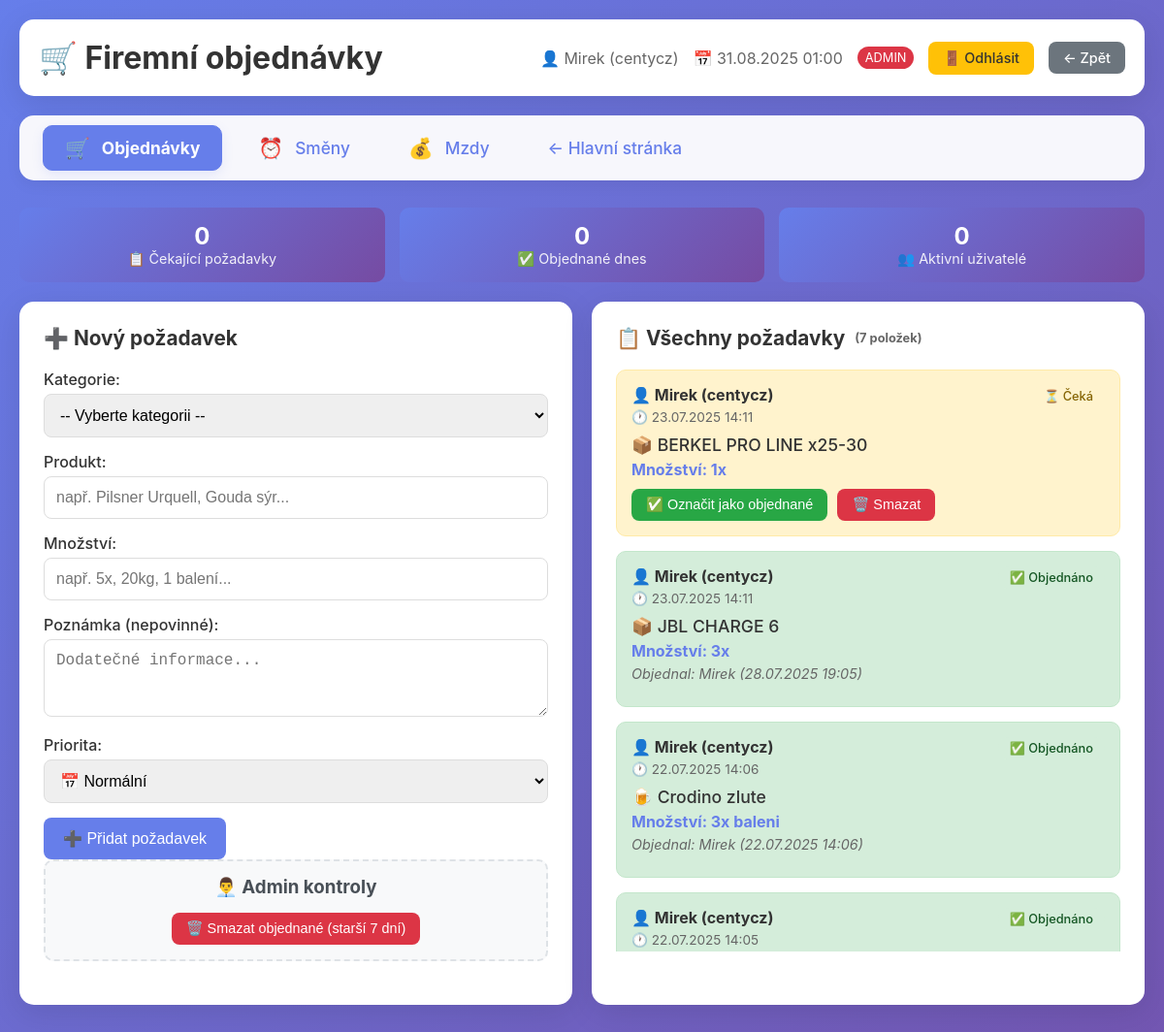
The page /pizza/orders_system.php (signed in) on the database its author committed.
### tables this page shows
CREATE TABLE `order_requests` (
  `id` int(11) NOT NULL,
  `user_id` int(11) NOT NULL,
  `category_id` int(11) DEFAULT NULL,
  `product` varchar(200) NOT NULL,
  `quantity` varchar(100) NOT NULL,
  `note` text DEFAULT NULL,
  `priority` enum('low','normal','urgent') DEFAULT 'normal',
  `status` enum('pending','ordered','cancelled') DEFAULT 'pending',
  `created_at` timestamp NULL DEFAULT current_timestamp(),
  `ordered_at` timestamp NULL DEFAULT NULL,
  `ordered_by` int(11) DEFAULT NULL
);

CREATE TABLE `order_users` (
  `id` int(11) NOT NULL,
  `username` varchar(50) NOT NULL,
  `password_hash` varchar(255) NOT NULL,
  `full_name` varchar(100) DEFAULT NULL,
  `is_admin` tinyint(1) DEFAULT 0,
  `created_at` timestamp NULL DEFAULT current_timestamp(),
  `user_role` enum('admin','ragazzi','user') DEFAULT 'user',
  `is_active` tinyint(1) DEFAULT 1,
  `email` varchar(255) DEFAULT NULL
);

CREATE TABLE `order_categories` (
  `id` int(11) NOT NULL,
  `name` varchar(50) NOT NULL,
  `icon` varchar(10) DEFAULT NULL,
  `color` varchar(7) DEFAULT NULL
);

### pizza/orders_system.php (the view, shortened to what this page needs)
<?php
try {
    $pdo = new PDO('mysql:host=127.0.0.1;dbname=pizza_orders;charset=utf8mb4', 'pizza_user', 'pizza');
    $pdo->setAttribute(PDO::ATTR_ERRMODE, PDO::ERRMODE_EXCEPTION);
} catch(PDOException $e) {
    die("Chyba připojení: " . $e->getMessage());
}
$current_user = $_SESSION['order_user'];
$current_user_id = $_SESSION['order_user_id'];
$current_full_name = $_SESSION['order_full_name'];
$is_admin = $_SESSION['is_admin'] ?? false;
$requests_query = "
    SELECT
        r.*,
        u.username,
        u.full_name,
        c.name as category_name,
        c.icon as category_icon,
        c.color as category_color,
        ordered_user.username as ordered_by_username,
        ordered_user.full_name as ordered_by_full_name
    FROM order_requests r
    JOIN order_users u ON r.user_id = u.id
    LEFT JOIN order_categories c ON r.category_id = c.id
    LEFT JOIN order_users ordered_user ON r.ordered_by = ordered_user.id
    ORDER BY
        FIELD(r.status, 'pending', 'ordered', 'cancelled'),
        FIELD(r.priority, 'urgent', 'normal', 'low'),
        r.created_at DESC
";
$requests = $pdo->query($requests_query)->fetchAll(PDO::FETCH_ASSOC);
$stats = $pdo->query("
    SELECT
        COUNT(CASE WHEN status = 'pending' THEN 1 END) as pending_count,
        COUNT(CASE WHEN status = 'ordered' AND DATE(ordered_at) = CURDATE() THEN 1 END) as ordered_today,
        COUNT(DISTINCT user_id) as active_users
    FROM order_requests
    WHERE created_at >= DATE_SUB(NOW(), INTERVAL 30 DAY)
")->fetch(PDO::FETCH_ASSOC);
?>
<!DOCTYPE html>
<html lang="cs">
<head>
</head>
<body>
    <div class="container">
        <div class="header">
            <h1>🛒 Firemní objednávky</h1>
            <div class="user-info">
                    <span>👤 <?= htmlspecialchars($current_full_name) ?> (<?= htmlspecialchars($current_user) ?>)</span>
                    <span>📅 <?= date('d.m.Y H:i') ?></span>
                    <?php if ($is_admin): ?>
                        <span style="background: #dc3545; color: white; padding: 4px 8px; border-radius: 12px; font-size: 0.8rem;">ADMIN</span>
                    <?php endif; ?>
                    <a href="?logout=1" class="btn btn-warning">🚪 Odhlásit</a>
                <a href="../" class="btn btn-secondary">← Zpět</a>
            </div>
               </div>
<div class="tab-menu">
    <a href="orders_system.php" class="tab-item active">
        <span class="tab-icon">🛒</span> Objednávky
    </a>
    <a href="shifts_system.php" class="tab-item">
        <span class="tab-icon">⏰</span> Směny
    </a>
    <a href="payroll_system.php" class="tab-item">
        <span class="tab-icon">💰</span> Mzdy
    </a>
    <a href="../" class="tab-item">
        ← Hlavní stránka
    </a>
</div>
        <div class="stats-grid">
            <div class="stat-item">
                <div class="stat-number"><?= $stats['pending_count'] ?></div>
                <div class="stat-label">📋 Čekající požadavky</div>
            </div>
            <div class="stat-item">
                <div class="stat-number"><?= $stats['ordered_today'] ?></div>
                <div class="stat-label">✅ Objednané dnes</div>
            </div>
            <div class="stat-item">
                <div class="stat-number"><?= $stats['active_users'] ?></div>
                <div class="stat-label">👥 Aktivní uživatelé</div>
            </div>
        </div>
        <div class="main-grid">
            <div class="panel">
                <div class="panel-title">
                    ➕ Nový požadavek
                </div>
                <form method="POST">
                        <div class="form-group">
                            <label>Kategorie:</label>
                            <select name="category_id" required>
                                <option value="">-- Vyberte kategorii --</option>
                            </select>
                        </div>
                        <div class="form-group">
                            <label>Produkt:</label>
                            <input type="text" name="product" placeholder="např. Pilsner Urquell, Gouda sýr..." required>
                        </div>
                        <div class="form-group">
                            <label>Množství:</label>
                            <input type="text" name="quantity" placeholder="např. 5x, 20kg, 1 balení..." required>
                        </div>
                        <div class="form-group">
                            <label>Poznámka (nepovinné):</label>
                            <textarea name="note" rows="3" placeholder="Dodatečné informace..."></textarea>
                        </div>
                        <div class="form-group">
                            <label>Priorita:</label>
                            <select name="priority">
                                <option value="normal">📅 Normální</option>
                            </select>
                        </div>
                        <button type="submit" class="btn btn-primary">
                            ➕ Přidat požadavek
                        </button>
                    </form>
                <?php if ($is_admin): ?>
                <div class="admin-controls">
                    <h3>👨‍💼 Admin kontroly</h3>
                    <form method="POST" onsubmit="return confirm('Opravdu smazat všechny objednané požadavky starší 7 dní?')">
                        <button type="submit" class="btn btn-danger">
                            🗑️ Smazat objednané (starší 7 dní)
                        </button>
                    </form>
                </div>
                <?php endif; ?>
            </div>
            <div class="panel">
                <div class="panel-title">
                    📋 Všechny požadavky
                    <span style="font-size: 0.8rem; color: #666;">(<?= count($requests) ?> položek)</span>
                </div>
                <div class="requests-container">
                    <?php foreach ($requests as $req): ?>
                        <div class="request-item <?= $req['status'] ?> <?= $req['priority'] === 'urgent' ? 'urgent' : '' ?>">
                            <div class="request-header">
                                <div class="request-meta">
                                    <div class="request-user">👤 <?= htmlspecialchars($req['full_name']) ?> (<?= htmlspecialchars($req['username']) ?>)</div>
                                    <div class="request-date">🕐 <?= date('d.m.Y H:i', strtotime($req['created_at'])) ?></div>
                                </div>
                                <span class="status-badge status-<?= $req['status'] ?> <?= $req['priority'] === 'urgent' ? 'status-urgent' : '' ?>">
                                    <?php if ($req['status'] === 'pending'): ?>
                                        <?= $req['priority'] === 'urgent' ? '🔥 URGENTNÍ' : '⏳ Čeká' ?>
                                    <?php else: ?>
                                        ✅ Objednáno
                                    <?php endif; ?>
                                </span>
                            </div>
                            <div class="request-content">
                                <div class="request-product">
                                    <?= $req['category_icon'] ?? '📦' ?> <?= htmlspecialchars($req['product']) ?>
                                </div>
                                <div class="request-quantity">Množství: <?= htmlspecialchars($req['quantity']) ?></div>
                                <?php if ($req['status'] === 'ordered' && $req['ordered_by_full_name']): ?>
                                    <div class="request-note">Objednal: <?= htmlspecialchars($req['ordered_by_full_name']) ?> (<?= date('d.m.Y H:i', strtotime($req['ordered_at'])) ?>)</div>
                                <?php endif; ?>
                            </div>
                            <?php if ($req['status'] === 'pending'): ?>
                                <div class="request-actions">
                                    <?php if ($is_admin): ?>
                                        <form method="POST" style="display: inline;">
                                            <button type="submit" class="btn btn-success">✅ Označit jako objednané</button>
                                        </form>
                                    <?php endif; ?>
                                    <?php if ($req['user_id'] == $current_user_id || $is_admin): ?>
                                        <form method="POST" style="display: inline;" onsubmit="return confirm('Opravdu smazat tento požadavek?')">
                                            <button type="submit" class="btn btn-danger">🗑️ Smazat</button>
                                        </form>
                                    <?php endif; ?>
                                </div>
                            <?php endif; ?>
                        </div>
                    <?php endforeach; ?>
                </div>
            </div>
        </div>
    </div>
</body>
</html>

### pizza/orders_system.php (style rules this page uses)
* { margin: 0; padding: 0; box-sizing: border-box; }
body { font-family: -apple-system, BlinkMacSystemFont, 'Segoe UI', Roboto, sans-serif; background: linear-gradient(135deg, #667eea 0%, #764ba2 100%); min-height: 100vh; padding: 20px; }
.container { max-width: 1200px; margin: 0 auto; }
.header { background: white; padding: 20px; border-radius: 15px; margin-bottom: 20px; box-shadow: 0 8px 32px rgba(0,0,0,0.1); display: flex; justify-content: space-between; align-items: center; }
.header h1 { color: #333; display: flex; align-items: center; gap: 10px; }
.user-info { display: flex; align-items: center; gap: 15px; color: #666; }
.main-grid { display: grid; grid-template-columns: 1fr 2fr; gap: 20px; }
.panel { background: white; border-radius: 15px; padding: 25px; box-shadow: 0 8px 32px rgba(0,0,0,0.1); }
.panel-title { font-size: 1.3rem; font-weight: bold; color: #333; margin-bottom: 20px; display: flex; align-items: center; gap: 10px; }
.form-group { margin-bottom: 15px; }
.form-group label { display: block; margin-bottom: 5px; font-weight: 500; color: #333; }
.form-group input, .form-group textarea, .form-group select { width: 100%; padding: 12px; border: 1px solid #ddd; border-radius: 8px; font-size: 1rem; transition: border-color 0.2s; }
.btn { padding: 12px 20px; border: none; border-radius: 8px; cursor: pointer; font-size: 1rem; font-weight: 500; transition: all 0.2s; display: inline-flex; align-items: center; gap: 8px; text-decoration: none; }
.btn-primary { background: #667eea; color: white; }
.btn-success { background: #28a745; color: white; font-size: 0.9rem; padding: 8px 15px; }
.btn-danger { background: #dc3545; color: white; font-size: 0.9rem; padding: 8px 15px; }
.btn-warning { background: #ffc107; color: #333; font-size: 0.9rem; padding: 8px 15px; }
.btn-secondary { background: #6c757d; color: white; font-size: 0.9rem; padding: 8px 15px; }
.requests-container { max-height: 600px; overflow-y: auto; }
.request-item { background: #f8f9fa; border: 1px solid #e9ecef; border-radius: 10px; padding: 15px; margin-bottom: 15px; transition: all 0.2s; }
.request-item.ordered { background: #d4edda; border-color: #c3e6cb; }
.request-item.pending { background: #fff3cd; border-color: #ffeaa7; }
.request-header { display: flex; justify-content: space-between; align-items: flex-start; margin-bottom: 10px; }
.request-meta { display: flex; flex-direction: column; gap: 5px; }
.request-user { font-weight: bold; color: #333; }
.request-date { font-size: 0.85rem; color: #666; }
.request-content { margin: 10px 0; }
.request-product { font-size: 1.1rem; font-weight: 500; color: #333; margin-bottom: 5px; }
.request-quantity { color: #667eea; font-weight: bold; }
.request-note { font-size: 0.9rem; color: #666; font-style: italic; margin-top: 5px; }
.request-actions { display: flex; gap: 10px; margin-top: 10px; }
.status-badge { padding: 4px 12px; border-radius: 20px; font-size: 0.8rem; font-weight: 500; }
.status-pending { background: #fff3cd; color: #856404; }
.status-ordered { background: #d4edda; color: #155724; }
.admin-controls { background: #f8f9fa; border: 2px dashed #dee2e6; border-radius: 10px; padding: 15px; margin-bottom: 20px; text-align: center; }
.admin-controls h3 { color: #495057; margin-bottom: 15px; }
.stats-grid { display: grid; grid-template-columns: repeat(3, 1fr); gap: 15px; margin-bottom: 20px; }
.stat-item { background: linear-gradient(135deg, #667eea, #764ba2); color: white; padding: 15px; border-radius: 10px; text-align: center; }
.stat-number { font-size: 1.5rem; font-weight: bold; }
.stat-label { font-size: 0.9rem; opacity: 0.9; }
.main-grid { display: grid; grid-template-columns: 1fr 1fr; gap: 20px; }
.tab-menu { background: #f7f7fc; margin-bottom: 28px; border-radius: 15px; box-shadow: 0 4px 16px rgba(0,0,0,0.06); padding: 10px 24px; display: flex; gap: 14px; align-items: center; }
.tab-item { background: none; border: none; color: #667eea; font-weight: 500; padding: 10px 22px; border-radius: 10px; font-size: 1.08em; transition: background .18s, color .18s; display: flex; align-items: center; gap: 7px; text-decoration: none; border: 1.5px solid transparent; }
.tab-item.active { background: #667eea; color: white !important; border-color: #667eea; box-shadow: 0 4px 12px #667eea22; font-weight: bold; }
.tab-icon { font-size: 1.2em; margin-right: 5px; }

### rows shown on the page
order_requests: user.full_name "Mirek", user.username "centycz", created_at "23.07.2025 14:11", status "⏳ Čeká", category.icon "📦", product "BERKEL PRO LINE x25-30", quantity "1x"
order_requests: user.full_name "Mirek", user.username "centycz", created_at "23.07.2025 14:11", status "✅ Objednáno", category.icon "📦", product "JBL CHARGE 6", quantity "3x", ordered_at "28.07.2025 19:05"
order_requests: user.full_name "Mirek", user.username "centycz", created_at "22.07.2025 14:06", status "✅ Objednáno", category.icon "🍺", product "Crodino zlute", quantity "3x baleni", ordered_at "22.07.2025 14:06"
order_requests: user.full_name "Mirek", user.username "centycz", created_at "22.07.2025 14:05", status "✅ Objednáno"

### other values the page prints
$current_full_name "Mirek"
$current_user "centycz"
$stats['pending_count'] "0"
$stats['ordered_today'] "0"
$stats['active_users'] "0"
count($requests) "7"
